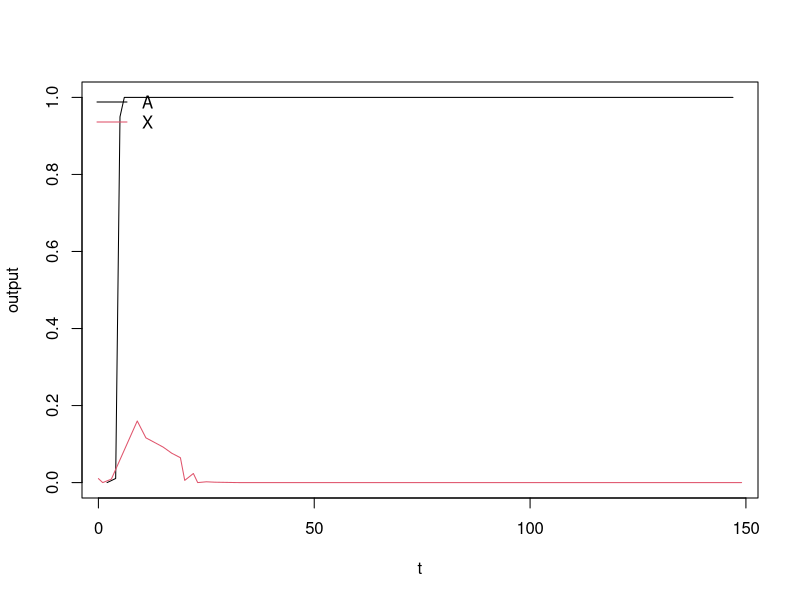

This chart was generated by the following R code:
d <- read.table("feature-reversal.dat")
names(d) <- c("t","cs","out")
splus <- subset( d, cs=="A" )
sminus <- subset( d, cs=="X" )
pdf( "feature-reversal.pdf", height=5, width=5 )
plot(splus$t, splus$out, type="l", xlab="t",
     ylab="output", ylim=c(0,1) )
lines( sminus$t, sminus$out, col=2 )
legend("topleft",legend=c("A","X"), bty="n",
       lty=1, col=c(1,2) )
dev.off()
